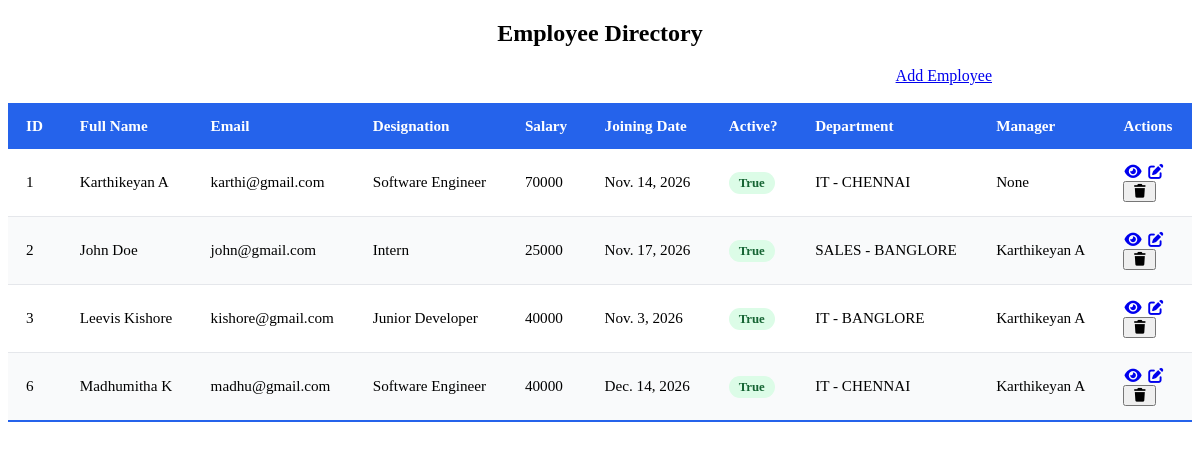
The app's page /, older data.
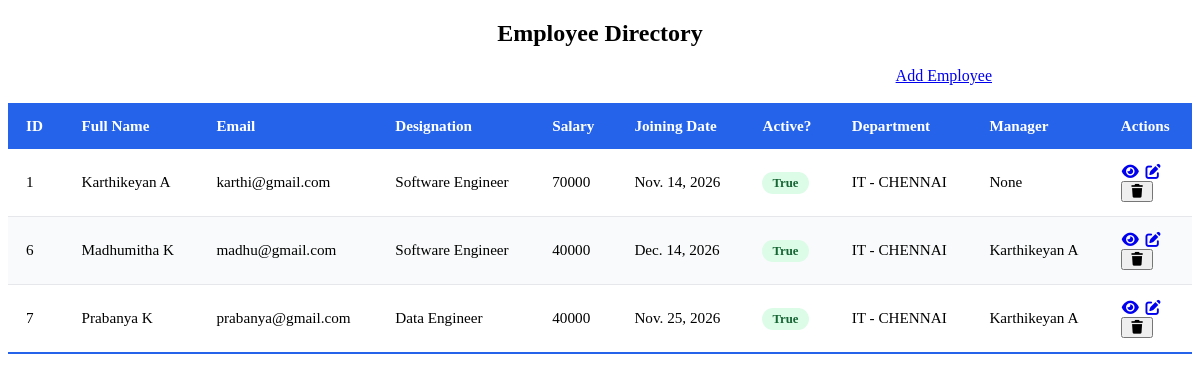
The same page, newer data.
### employees/models.py (models this page shows)
class Employee(models.Model):
    first_name = models.CharField(max_length=50)
    last_name = models.CharField(max_length=50)
    email = models.EmailField(unique=True)
    designation = models.CharField(max_length=50)
    image = models.ImageField(upload_to='emp_images', default='default.png')
    salary = models.IntegerField()
    joining_date = models.DateField()
    is_active = models.BooleanField(default=True)
    department = models.ForeignKey(Department, on_delete=models.SET_NULL, blank=True, null=True, related_name='employees')
    manager = models.ForeignKey('self', on_delete=models.SET_NULL, blank=True, null=True, related_name='subordinates')
    def __str__(self):
        return f"{self.first_name} {self.last_name}"
    def full_name(self):
        return f"{self.first_name} {self.last_name}"

class Department(models.Model):
    name = models.CharField(max_length=25)
    location = models.CharField(max_length=25)
    def __str__(self):
        return f"{self.name} - {self.location}"

### employees_main/views.py (the view)
# urls.py: 2. Add a URL to urlpatterns:  path('', views.home, name='home')
def home(request):
    employees = Employee.objects.all()
    context ={
        'employees': employees
    }
    return render(request, 'home.html', context)

### templates/home.html (shortened to what this page needs)
{% load static %}
<!DOCTYPE html>
<html lang="en">
  <head>
    <link rel="stylesheet" href="{% static 'css/style.css' %}">
    <link rel="stylesheet" href="https://cdnjs.cloudflare.com/ajax/libs/font-awesome/7.3.1/css/all.min.css">
  </head>
  <body>
    <h2 style="text-align: center;">Employee Directory</h2>
    <a href="{% url 'add_employee' %}" style="float: right; margin-right: 200px;">Add Employee</a>
    <br><br>
    <table class="styled-table">
        <thead>
            <tr>
                <th>ID</th>
                <th>Full Name</th>
                <th>Email</th>
                <th>Designation</th>
                <th>Salary</th>
                <th>Joining Date</th>
                <th>Active?</th>
                <th>Department</th>
                <th>Manager</th>
                <th>Actions</th>
            </tr>
        </thead>
        <tbody>
            {% for emp in employees %}
            <tr>
                <td>{{ emp.id }}</td>
                <td>{{ emp.full_name }}</td>
                <td>{{ emp.email }}</td>
                <td>{{ emp.designation }}</td>
                <td>{{ emp.salary }}</td>
                <td>{{ emp.joining_date }}</td>
                <td><span class="badge">{{ emp.is_active }}</span></td>
                <td>{{ emp.department }}</td>
                <td>{{ emp.manager }}</td>
                <td>
                    <div>
                        <a href="{% url 'employee_detail' emp.id  %}"><i class="fas fa-eye"></i></a>
                        <a href="{% url 'edit_employee' emp.id %}"><i class="fas fa-edit"></i></a>
                        <form action="{% url 'delete_employee' emp.id %}" method="POST">
                                <button type="submit"
                                    onclick="return confirm('Are you sure you want to delete this employee?')">
                                    <i class="fas fa-trash"></i>
                                </button>
                        </form>
                    </div>
                </td>
            </tr>
            {% endfor %}
        </tbody>
    </table>
  </body>
</html>

### static/css/style.css (style rules this page uses)
.styled-table { width: 100%; border-collapse: collapse; min-width: 600px; background-color: #ffffff; text-align: left; font-size: 0.95rem; }
.styled-table thead tr { background-color: #2563eb; color: #ffffff; font-weight: 600; }
.styled-table th, .styled-table td { padding: 14px 18px; }
.styled-table tbody tr { border-bottom: 1px solid #e5e7eb; transition: background-color 0.2s ease; }
.styled-table tbody tr:nth-of-type(even) { background-color: #f9fafb; }
.styled-table tbody tr:last-of-type { border-bottom: 2px solid #2563eb; }
.badge { padding: 4px 10px; border-radius: 999px; font-size: 0.8rem; font-weight: 600; background-color: #dcfce7; color: #166534; }

Row changes from the older to the newer data that the page shows:
removed Employee: id "2", full_name "John Doe", email "john@gmail.com", designation "Intern", salary "25000", joining_date "Nov. 17, 2026", is_active "True", department "SALES - BANGLORE", manager "Karthikeyan A"
removed Employee: id "3", full_name "Leevis Kishore", email "kishore@gmail.com", designation "Junior Developer", salary "40000", joining_date "Nov. 3, 2026", is_active "True", department "IT - BANGLORE", manager "Karthikeyan A"
added Employee: id "7", full_name "Prabanya K", email "prabanya@gmail.com", designation "Data Engineer", salary "40000", joining_date "Nov. 25, 2026", is_active "True", department "IT - CHENNAI", manager "Karthikeyan A"
